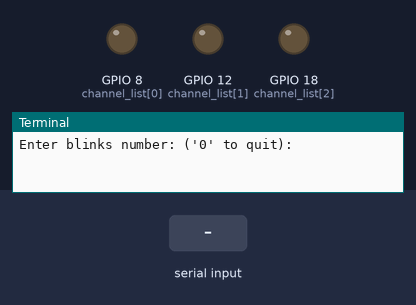
This program was run on a simulated Raspberry Pi (BCM pin numbers). Shown: output pins drawn as LEDs (lit = HIGH), the last lines printed to the terminal. The test bench sets the inputs (shaded band).

Above: at 1.2 s.
1.3 s: "5" typed at the terminal, then Enter
2.8 s: "90" typed at the terminal, then Enter
At 3.3 s:
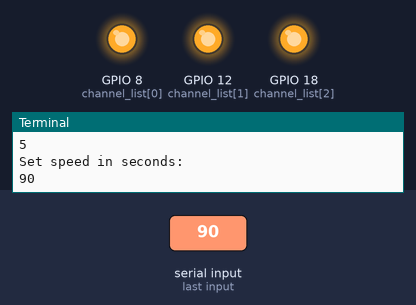
Timing chart, 0 to 5.8 s (numbered marks = the images above; inputs shaded):
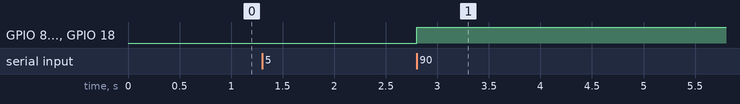

Measured:
- after the input at 2.8 s, GPIO 8 (channel_list[0]), GPIO 12 (channel_list[1]), GPIO 18 (channel_list[2]): LOW → HIGH at once

The program:

led.py
```python
import RPi.GPIO as GPIO
import time


def showLight(id, speed):
    GPIO.output(id, GPIO.HIGH)
    time.sleep(float(speed))
    GPIO.output(id, GPIO.LOW)
    time.sleep(float(speed))

channel_list = (8,12,18)
# GPIO.output(chan_list, GPIO.LOW) # all LOW
# GPIO.output(chan_list, (GPIO.HIGH,GPIO.LOW))  # first HIGH, second LOW

GPIO.setmode(GPIO.BCM)
GPIO.setup(channel_list, GPIO.OUT)
# GPIO.setup(12, GPIO.OUT)
# GPIO.setup(8, GPIO.OUT)

while True:
    user_input = input("Enter blinks number: ('0' to quit): ")

    if user_input == '0':
        break

    speed = input("Set speed in seconds: ")
    counter = 0
    while counter < int(user_input):
       showLight(channel_list, speed)
       counter+=1

GPIO.cleanup()
```
